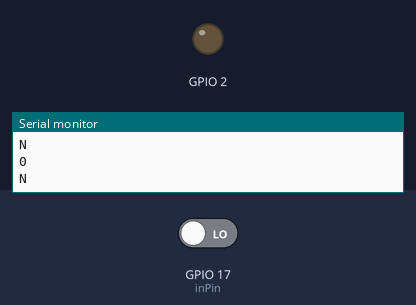
The sketch below on a simulated ESP32. Parts: output pins drawn as LEDs (lit = HIGH), the last lines printed to the serial monitor. The inputs (shaded band) are chosen by the test bench; at power-on: GPIO 17 (inPin) LOW.

Above: at 1.8 s.
1.9 s: GPIO 17 (inPin) driven HIGH
At 2.7 s:
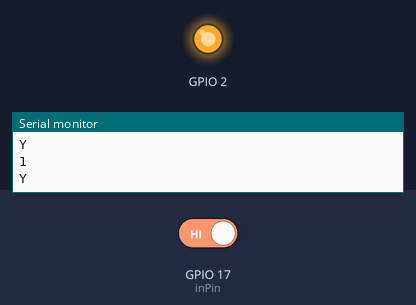
3.5 s: GPIO 17 (inPin) driven LOW
At 3.9 s:
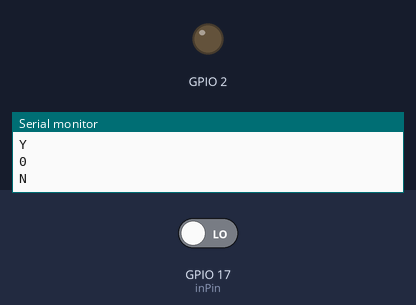
Timing chart, 0 to 6.5 s (numbered marks = the images above; inputs shaded):
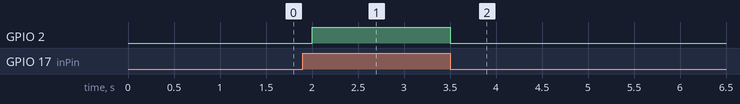

The sketch:

PIR.ino
```cpp
#define BLINK_GPIO (gpio_num_t) 2
#define inPin 17  //HC-SR501人體紅外線感測器OUT信號腳 連接到ESP32 GPIO17
int val;

void setup()
{
  Serial.begin(9600);
  gpio_pad_select_gpio(BLINK_GPIO);  // 選定要控制的接腳
  gpio_set_direction(BLINK_GPIO, GPIO_MODE_OUTPUT);
  pinMode(inPin,INPUT);    //設置inPin對應的腳GPIO17為輸入
}
void loop()
{
  val=0;
  val=digitalRead(inPin); //人體紅外線感測器讀出數位值
  Serial.println(val);
  if(val==HIGH) // 如果有人在移動
  {
    Serial.println("Y");
    gpio_set_level(BLINK_GPIO, 1); //有源蜂鳴器發出聲響
  }
  else
  {
    Serial.println("N");
    gpio_set_level(BLINK_GPIO, 0); //有源蜂鳴器無聲
  }
  delay(500);
}
```

Measured:
- after the input at 1.9 s, GPIO 2: LOW → HIGH after 0.10 s
- after the input at 3.5 s, GPIO 2: HIGH → LOW at once
